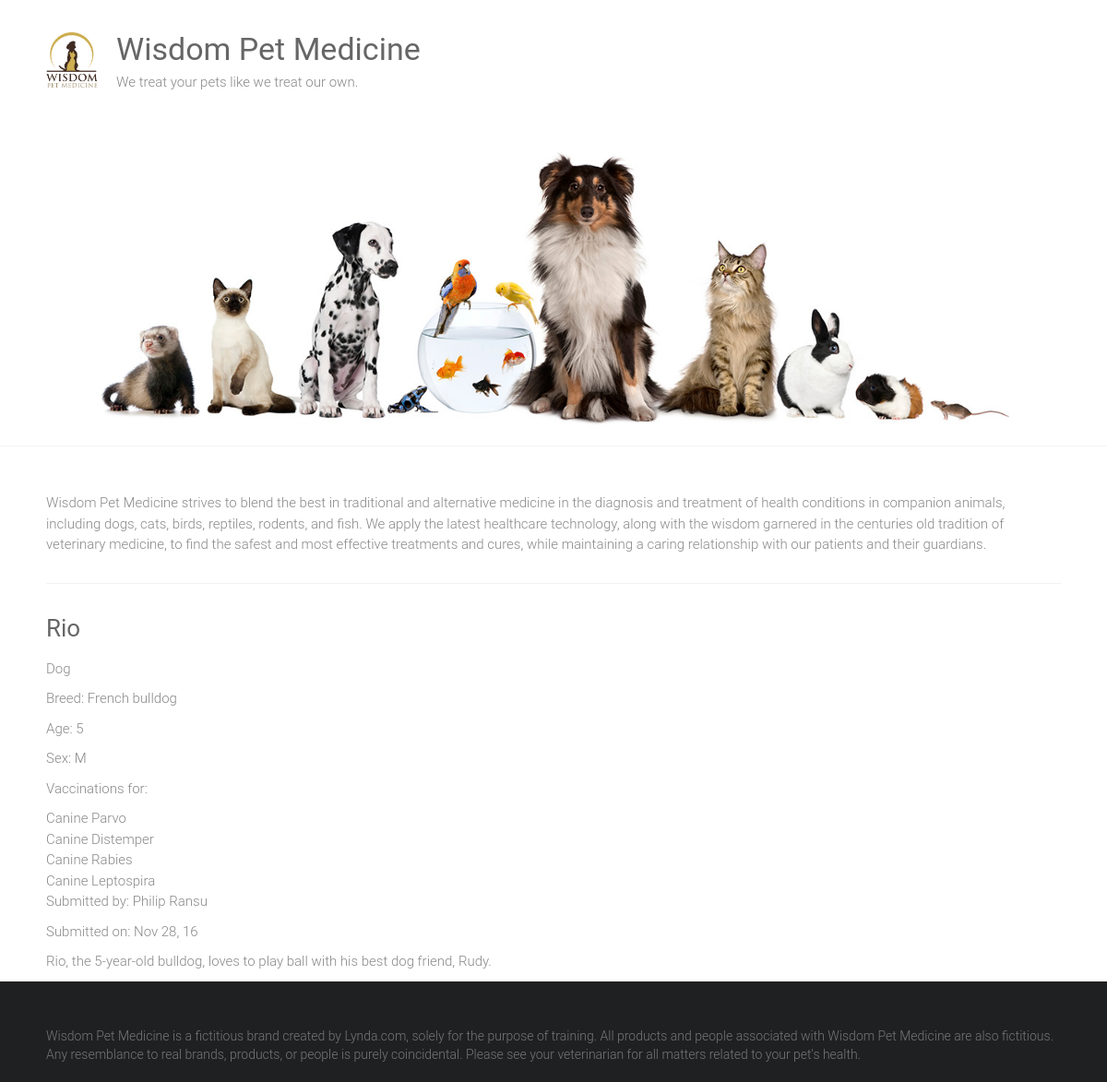
Page /adoptions/6/ on the committed database.
### adoptions/models.py (models this page shows, shortened)
class Pet(models.Model):
    SEX_CHOICES = [('M', 'Male'), ('F', 'Female')]
    name = models.CharField(max_length=100)
    submitter = models.CharField(max_length=100)
    species = models.CharField(max_length=30)
    breed = models.CharField(max_length=30, blank=True)
    description = models.TextField()
    sex = models.CharField(max_length=1, choices=SEX_CHOICES, blank=True)
    submission_date = models.DateTimeField()
    age = models.IntegerField(null=True)
    vaccinations = models.ManyToManyField('Vaccine', blank=True)

class Vaccine(models.Model):
    name = models.CharField(max_length=50)

### adoptions/views.py (the view)
# urls.py: path('adoptions/<int:pet_id>/', views.pet_detail, name='pet_detail')
def pet_detail(request, pet_id):
    try:
        pet = Pet.objects.get(id=pet_id)
    except Pet.DoesNotExist:
        raise Http404('Pet not found')
    return render(request, 'pet_detail.html', {
        'pet': pet,
    })

### adoptions/templates/pet_detail.html
{% extends "base.html"%}
{%block content%}
<div>
    <h3>{{pet.name|capfirst}}</h3>
    <p>{{pet.species}}</p>
    {% if pet.breed %}
        <p>Breed: {{pet.breed}}</p>
    {% endif %}
    {% if pet.age %}
        <p>Age: {{pet.age}}</p>
    {% endif %}
    {% if pet.sex %}
        <p>Sex: {{pet.sex}}</p>
    {% endif %}
    {% if pet.vaccinations.all %}
        <p>Vaccinations for:</p>
        <ul>
            {% for vaccination in pet.vaccinations.all%}
                <li>{{vaccination.name}}</li>
            {%endfor%}
        </ul>
    {% endif %}
    <p>Submitted by: {{pet.submitter}}</p>
    <p>Submitted on: {{pet.submission_date|date:"M d, y"}}</p>
    <p>{{pet.description}}</p>
</div>
{%endblock%}

### adoptions/templates/base.html (shortened to what this page needs)
{% load static %}
<html lang="en-US">
    <head>
        <link rel="stylesheet" id="ample-style-css" href="{% static 'style.css' %}" type="text/css" media="all">
    </head>
    <body class="wide">
        <div id="page" class="hfeed site">
            <header>
                <div class="header">
                    <div class="main-head-wrap inner-wrap clearfix">
                        <div id="header-logo-image">
                            <a href="/">
                                <img src="{%static 'images/logo.png'%}" alt="Wisdom Pet Medicine">
                            </a>
                        </div>
                        <div id="header-text" class="">
                            <h1 id="site-title">
                                <a href="/" title="Wisdom Pet Medicine" rel="home">Wisdom Pet Medicine</a>
                            </h1>
                            <p>We treat your pets like we treat our own.</p>
                        </div>
                    </div>
                    <img src="{%static 'images/header.jpg'%}" alt="Wisdom Pet Medicine">
                </div>
            </header>
            <div class="main-wrapper">
                <div class="single-page clearfix">
                    <div class="inner-wrap">
                        <p>Wisdom Pet Medicine strives to blend the best in traditional and alternative medicine in the diagnosis and treatment of health conditions in companion animals, including dogs, cats, birds, reptiles, rodents, and fish. We apply the latest healthcare technology, along with the wisdom garnered in the centuries old tradition of veterinary medicine, to find the safest and most effective treatments and cures, while maintaining a caring relationship with our patients and their guardians.</p>
                        <hr>
                        <div>
                        {%block content%}
                        {%endblock%}
                        </div>
                    </div>
                </div>
            </div>
            <footer id="colophon">
                <div class="inner-wrap">
                    Wisdom Pet Medicine is a fictitious brand created by Lynda.com, solely for the purpose of training. All products and people associated with Wisdom Pet Medicine are also fictitious. Any resemblance to real brands, products, or people is purely coincidental. Please see your veterinarian for all matters related to your pet's health.
                </div>
            </footer>
        </div>
    </body>
</html>

### static/style.css (style rules this page uses)
html, body, div, span, applet, object, iframe, h1, h2, h3, h4, h5, h6, p, blockquote, pre, a, abbr, acronym, address, big, cite, code, del, dfn, em, font, ins, kbd, q, s, samp, small, strike, strong, sub, sup, tt, var, dl, dt, dd, ol, ul, li, fieldset, form, label, legend, table, caption, tbody, tfoot, thead, tr, th, td { border: 0; font: inherit; font-size: 100%; font-style: inherit; font-weight: inherit; margin: 0; outline: 0; padding: 0; vertical-align: baseline; }
html { overflow-y: scroll; -webkit-text-size-adjust: 100%; -ms-text-size-adjust: 100%; }
article, aside, details, figcaption, figure, footer, header, main, nav, section { display: block; }
h1, h2, h3, h4, h5, h6 { color: #666666; line-height: 1.4; padding-bottom: 15px; font-weight: normal; }
h1 { font-size: 30px; }
h3 { font-size: 26px; }
body, button, input, select, textarea { color: #888888; font-size: 15px; line-height: 1.5; font-family: 'Roboto', sans-serif; font-weight: 300; }
p { color: #888888; font-size: 15px; line-height: 1.5; margin-bottom: 15px; font-weight: 300; }
ul, ol { list-style: none; }
body { background: #f2f2f2; }
hr { border-color: #f2f2f2; border-style: solid none none; border-width: 1px 0 0; height: 0; margin: 30px 0; }
a { color: #80abc8; text-decoration: none; -webkit-transition: 0.25s ease-in-out; -moz-transition: 0.25s ease-in-out; transition: 0.25s ease-in-out; -ms-transition: 0.25s ease-in-out; -o-transition: 0.25s ease-in-out; }
img { max-width: 100%; height: auto; vertical-align: top; margin-bottom: 18px; }
a img { border: 0; }
.clearfix:after { visibility: hidden; display: block; font-size: 0; content: " "; clear: both; height: 0; }
.clearfix { display: inline-block; }
.clearfix { display: block; }
body { padding-top: 30px; padding-bottom: 30px; }
body.wide { padding-top: 0; padding-bottom: 0; }
#page { background-color: #ffffff; margin: 0 auto; max-width: 1180px; box-shadow: 0 1px 2px 0 rgba(0, 0, 0, 0.1); }
.wide #page { max-width: 100%; }
.inner-wrap { max-width: 1100px; margin: 0 auto; }
.main-head-wrap { padding: 30px 0; }
.header { border-bottom: 1px solid #f2f2f2; }
#header-logo-image { float: left; padding: 5px 20px 5px 0; max-width: 100%; }
#header-logo-image img { margin-bottom: 0px; max-height: 60px; height: auto; width: auto; }
#header-text { float: left; padding-right: 20px; }
#site-title { padding-bottom: 0; }
#site-title a { color: #666666; font-size: 34px; }
.single-page { margin-top: 50px; }
.single-page p { margin-bottom: 10px; }
#colophon { font-size: 14px; clear: both; color: #777; background-color: #1f2021; overflow: hidden; padding: 50px 0 20px; }
#colophon, #colophon p { font-size: 14px; line-height: 1.4; }

### rows in the picture
Pet: name "Rio", species "Dog", breed "French bulldog", age "5", sex "M", submitter "Philip Ransu", submission_date "Nov 28, 16", description "Rio, the 5-year-old bulldog, loves to play ball with his best dog friend, Rudy."
Vaccine: name "Canine Parvo"
Vaccine: name "Canine Distemper"
Vaccine: name "Canine Rabies"
Vaccine: name "Canine Leptospira"
